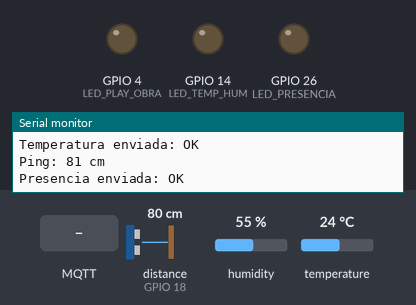
A sketch run on a simulated ESP32. Shown: output pins drawn as LEDs (lit = HIGH), the last lines printed to the serial monitor. The test bench sets the inputs (shaded band); at power-on: distance to the obstacle (sensor on GPIO 18) 80 cm, humidity 55 %, temperature 24 °C. The echo pulse lasts 58.3 µs per cm; WiFi joins after 1.5 s; servers stay silent unless stated; no MQTT or app messages arrive unless stated.

Above: at 2.7 s.
2.8 s: MQTT message "ON" arrives on the second subscribed topic
At 5.7 s:
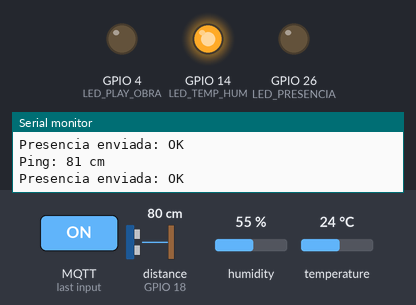
6.0 s: distance to the obstacle (sensor on GPIO 18) set to 73 cm
7.5 s: distance to the obstacle (sensor on GPIO 18) set to 65 cm
At 8.6 s:
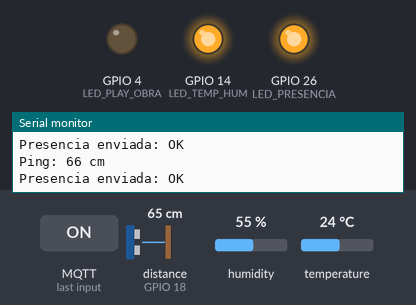
9.2 s: distance to the obstacle (sensor on GPIO 18) set to 120 cm
At 10.3 s:
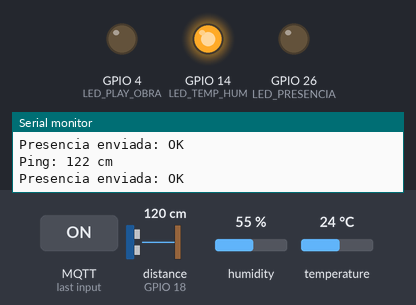
10.8 s: distance to the obstacle (sensor on GPIO 18) set to 2 cm
At 11.6 s:
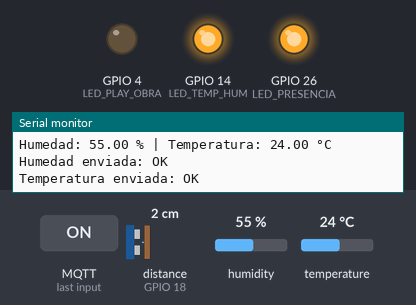
Timing chart, 0 to 13.8 s (numbered marks = the images above; inputs shaded):
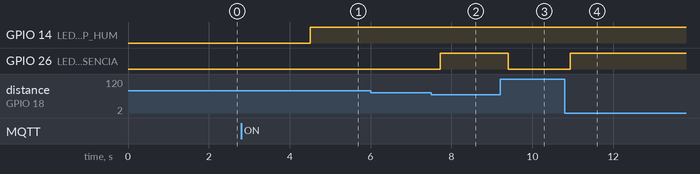

The sketch:

esp32-room-sensor.ino
```cpp
#include <NewPing.h>
#include <WiFi.h>
#include <PubSubClient.h>
#include <string.h>
#include "DHT.h"

// --- Pin Definitions ---
#define TRIGGER_PIN         5
#define ECHO_PIN            18
#define LED_PRESENCIA       26
#define LED_TEMP_HUM        14
#define LED_PLAY_OBRA       4
#define DHTPIN              12

// --- Constants ---
#define DHTTYPE             DHT11
#define PRESENCE_DISTANCE   70
#define MAX_DISTANCE        200
const long INTERVAL_DHT = 2000;

// --- WiFi Configuration ---
const char* ssid = ""; //your WiFi Id
const char* password = ""; //your WiFi password

// --- MQTT Configuration ---
const char* mqtt_server = "broker.hivemq.com";
const int mqtt_port = 1883;

// --- MQTT Topics ---
const char* topic_presencia        = "/sala/123/presencia";
const char* topic_obra_estado      = "/sala/123/estado";
const char* topic_obra_control     = "/sala/123/comando";
const char* topic_alerta           = "/sala/123/alerta";
const char* topic_temp_actual      = "/sala/123/tempActual";
const char* topic_hum_actual       = "/sala/123/humActual";
const char* topic_set_temp_min     = "/sala/123/setTempMin";
const char* topic_set_temp_max     = "/sala/123/setTempMax";
const char* topic_set_hum_min      = "/sala/123/setHumMin";
const char* topic_set_hum_max      = "/sala/123/setHumMax";

// --- State Variables ---
float setHumMax = 55;
float setHumMin = 10;
float setTempMax = 30;
float setTempMin = 10;
String setObraControl = "OFF";
bool obraEnCurso = false;

char bufferPresencia[4] = "OFF";
char bufferHumedad[10];
char bufferTemperatura[10];

unsigned long previousMillisDHT = 0;

// --- Hardware & Network Instances ---
NewPing sonar(TRIGGER_PIN, ECHO_PIN, MAX_DISTANCE);
DHT dht(DHTPIN, DHTTYPE);
WiFiClient espClient;
PubSubClient client(espClient);

// --- WiFi Connection ---
void setup_wifi() {
  Serial.println("Connecting to WiFi...");
  WiFi.disconnect();
  WiFi.mode(WIFI_STA);
  WiFi.begin(ssid, password);

  while (WiFi.status() != WL_CONNECTED) {
    delay(500);
    Serial.print(".");
  }

  Serial.println("\nWiFi connected. IP address:");
  Serial.println(WiFi.localIP());
}

// --- MQTT Reconnection ---
void reconnect() {
  while (!client.connected()) {
    Serial.print("Connecting to MQTT... ");
    if (client.connect("Esp32_Installation")) {
      Serial.println("connected.");
      client.subscribe(topic_set_temp_min);
      client.subscribe(topic_set_temp_max);
      client.subscribe(topic_set_hum_min);
      client.subscribe(topic_set_hum_max);
      client.subscribe(topic_obra_control);
    } else {
      Serial.print("failed, rc=");
      Serial.print(client.state());
      delay(2000);
    }
  }
}

// --- MQTT Callback ---
void callback(char* topic, byte* payload, unsigned int length) {
  String message;
  for (unsigned int i = 0; i < length; i++) {
    message += (char)payload[i];
  }

  Serial.print("Message received [");
  Serial.print(topic);
  Serial.print("]: ");
  Serial.println(message);

  // Update thresholds or control signals
  if (String(topic) == topic_set_temp_min) {
    setTempMin = message.toFloat();
  } else if (String(topic) == topic_set_temp_max) {
    setTempMax = message.toFloat();
  } else if (String(topic) == topic_set_hum_min) {
    setHumMin = message.toFloat();
  } else if (String(topic) == topic_set_hum_max) {
    setHumMax = message.toFloat();
  } else if (String(topic) == topic_obra_control) {
    setObraControl = message;
    obraEnCurso = (message == "ON");
    digitalWrite(LED_PLAY_OBRA, obraEnCurso ? HIGH : LOW);
    Serial.println(obraEnCurso ? "Obra iniciada" : "Obra detenida");
  }
}

// --- Setup ---
void setup() {
  pinMode(LED_PRESENCIA, OUTPUT);
  pinMode(LED_TEMP_HUM, OUTPUT);
  pinMode(LED_PLAY_OBRA, OUTPUT);
  pinMode(TRIGGER_PIN, OUTPUT);
  pinMode(ECHO_PIN, INPUT);

  Serial.begin(9600);
  dht.begin();

  setup_wifi();
  client.setServer(mqtt_server, mqtt_port);
  client.setCallback(callback);
}

// --- Loop ---
void loop() {
  if (!client.connected()) {
    reconnect();
  }
  client.loop();
  delay(200);

  // --- PRESENCE DETECTION ---
  int distancia = sonar.ping_cm();
  Serial.print("Ping: ");
  Serial.print(distancia);
  Serial.println(" cm");

  if (distancia > 0 && distancia < PRESENCE_DISTANCE) {
    strcpy(bufferPresencia, "ON");
    digitalWrite(LED_PRESENCIA, HIGH);
  } else {
    strcpy(bufferPresencia, "OFF");
    digitalWrite(LED_PRESENCIA, LOW);
  }

  bool presenciaOk = client.publish(topic_presencia, bufferPresencia);
  Serial.print("Presencia enviada: ");
  Serial.println(presenciaOk ? "OK" : "FALLÓ");

  delay(100);

  // --- TEMPERATURE & HUMIDITY ---
  unsigned long currentMillis = millis();
  if (currentMillis - previousMillisDHT >= INTERVAL_DHT) {
    previousMillisDHT = currentMillis;

    float h = dht.readHumidity();
    float t = dht.readTemperature();

    if (isnan(h) || isnan(t)) {
      Serial.println("Error leyendo DHT11");
      return;
    }

    Serial.print("Humedad: ");
    Serial.print(h);
    Serial.print(" % | Temperatura: ");
    Serial.print(t);
    Serial.println(" °C");

    dtostrf(h, 4, 2, bufferHumedad);
    dtostrf(t, 4, 2, bufferTemperatura);

    bool humOk = client.publish(topic_hum_actual, bufferHumedad);
    bool tempOk = client.publish(topic_temp_actual, bufferTemperatura);

    Serial.print("Humedad enviada: ");
    Serial.println(humOk ? "OK" : "FALLÓ");
    Serial.print("Temperatura enviada: ");
    Serial.println(tempOk ? "OK" : "FALLÓ");

    // Alert LED if out of thresholds
    if (t > setTempMax || t < setTempMin || h > setHumMax || h < setHumMin) {
      digitalWrite(LED_TEMP_HUM, HIGH);
    } else {
      digitalWrite(LED_TEMP_HUM, LOW);
    }

    delay(100);
  }
}
```

Measured:
- the behaviour switches between 69 and 68 cm on distance to the obstacle (sensor on GPIO 18) (found by bisection; images 1 and 2)
- after the input at 2.8 s, GPIO 14 (LED_TEMP_HUM): LOW → HIGH after 1.7 s
- after the input at 7.5 s, GPIO 26 (LED_PRESENCIA): LOW → HIGH after 0.22 s
- after the input at 9.2 s, GPIO 26 (LED_PRESENCIA): HIGH → LOW after 0.20 s
- after the input at 10.8 s, GPIO 26 (LED_PRESENCIA): LOW → HIGH after 0.13 s
